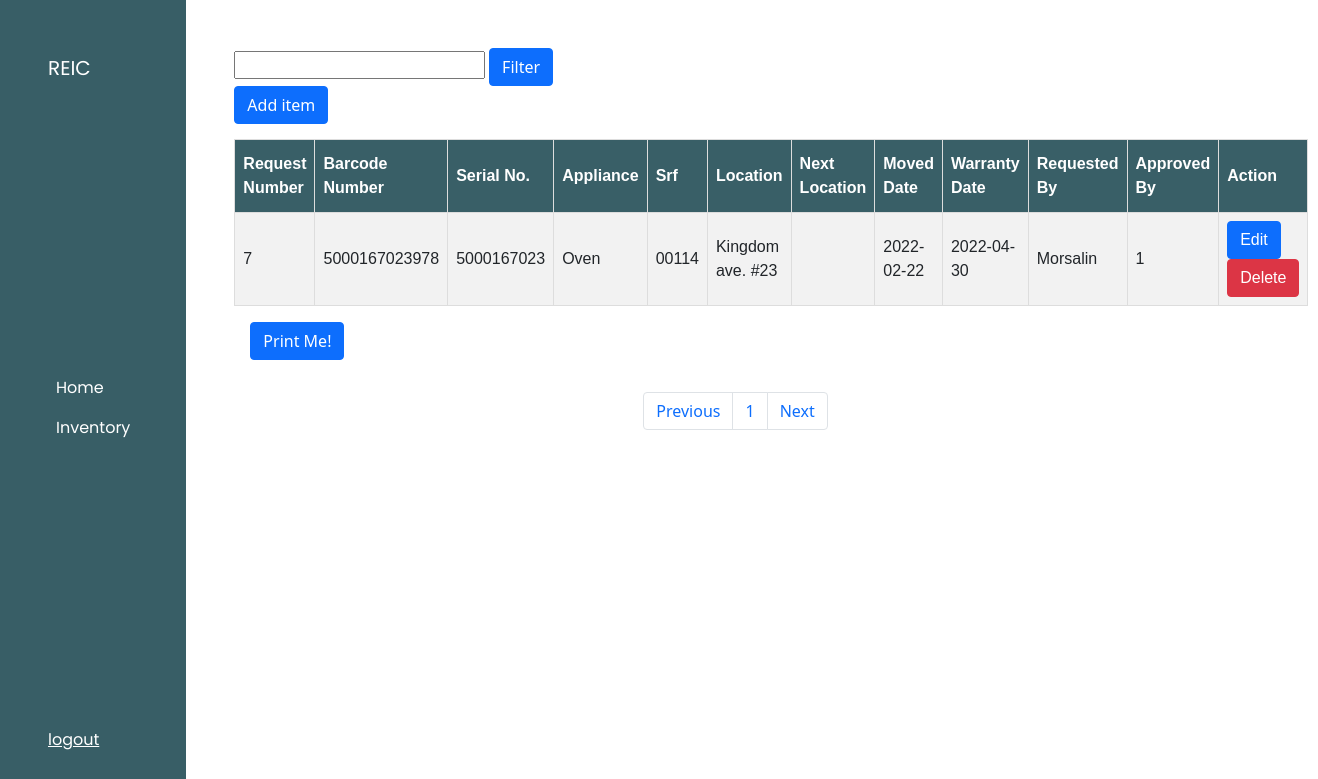
The page /user/request.php (signed in) on the database its author committed.
### tables this page shows
CREATE TABLE `request` (
  `request_id` int(5) NOT NULL,
  `srf` varchar(255) NOT NULL,
  `location` varchar(255) NOT NULL,
  `next_location` varchar(255) NOT NULL,
  `inventory_id` int(5) NOT NULL,
  `moved_date` varchar(255) NOT NULL,
  `requested_by` varchar(255) NOT NULL
);

CREATE TABLE `inventory` (
  `inventory_id` int(5) NOT NULL,
  `barcode_number` varchar(255) NOT NULL,
  `serial_no` varchar(255) NOT NULL,
  `appliances` varchar(255) NOT NULL,
  `date` date NOT NULL,
  `invoice_no` varchar(255) NOT NULL,
  `warranty_date` date NOT NULL,
  `quantity` int(5) NOT NULL,
  `Status` varchar(255) NOT NULL,
  `user` int(5) NOT NULL
);

### user/request.php (the view, shortened to what this page needs)
<!DOCTYPE html>
<html lang="en">
<head>
    <link rel="stylesheet" href="https://cdn.jsdelivr.net/npm/bootstrap@5.1.3/dist/css/bootstrap.min.css">
    <link rel="stylesheet" href="../css/user_styles/user_style.css">
</head>
<body>
<div class="d-flex flex-row dashboard">
    <nav class="navbar navbar-expand-lg p-5 flex-column align-items-start menu">
            <a class="navbar-brand text-white" href="#">REIC</a>
            <div class="collapse navbar-collapse" id="collapsibleNavbar">
             <ul class="navbar-nav flex-column">
                    <li class="nav-item active">
                        <a href="user.php" class="nav-link text-white">Home</a>
                    </li>
                    <li class="nav-item active">
                        <a href="restocking.php" class="nav-link text-white">Inventory</a>
                    </li>
                </ul>
            </div>
            <a href="../index.php" class="logout text-white">logout</a>
    </nav>
    <div class="p-5 col-10">
        <div>
            <form action="request.php" method="post">
                <input type="text" class="w-25" name="barcode-scan">
                <button type="submit" class="btn btn-primary" name="btn-filter">
                            Filter
                </button>
            </form>
        </div>
        <div class="column-header-2">
            <button type="button" class="btn btn-primary" data-toggle="modal" data-target="#exampleModalCenter">
                Add item
            </button>
                                    <?php
                                    include("../db/dbconn.php");
                                    $sql = "SELECT inventory_id, barcode_number, appliances FROM inventory WHERE Status = 'Available' ORDER BY date";
                                    $result = mysqli_query($dbconn, $sql);
                                    $number_of_results = mysqli_num_rows($result);
                                ?>
        </div>
        <div id="printableArea">
            <table id="customers">
                <tr>
                <th>Request Number</th>
                <th>Barcode Number</th>
                <th>Serial No.</th>
                <th>Appliance</th>
                <th>Srf</th>
                <th>Location</th>
                <th>Next Location</th>
                <th>Moved Date</th>
                <th>Warranty Date</th>
                <th>Requested By</th>
                <th>Approved By</th>
                <th>Action</th>
                </tr>
                <?php
                include("../db/dbconn.php");
                $results_per_page = 15;
                $number_of_pages = ceil($number_of_results/$results_per_page);
                if(!isset($_GET['page'])){
                    $page = 1;
                }else{
                    $page = $_GET['page'];
                }
                $this_page_first_result = ($page-1)*$results_per_page;
                if (isset($_POST['btn-filter'])) {
                    $barcode = $_POST['barcode-scan'];
                    $sql = "SELECT request_id, inventory.barcode_number, inventory.serial_no ,inventory.appliances , srf, location,next_location, moved_date, inventory.barcode_number,
                    inventory.warranty_date ,requested_by, inventory.user FROM request INNER JOIN inventory on request.inventory_id=inventory.inventory_id AND inventory.barcode_number = '$barcode' ORDER BY date";
                            $result = mysqli_query($dbconn, $sql);
                            $number_of_results = mysqli_num_rows($result);
                            while ($row = mysqli_fetch_array($result)) {
                                echo "<tr><td class=row_".$row['request_id'].">".$row['request_id']."</td>
                                <td>".$row['barcode_number']."</td>
                                <td>".$row['serial_no']."</td>
                                <td>".$row['appliances']."</td>
                                <td>".$row['srf']."</td>
                                <td>".$row['location']."</td>
                                <td>".$row['next_location']."</td>
                                <td>".$row['moved_date']."</td>
                                <td>".$row['warranty_date']."</td>
                                <td>".$row['requested_by']."</td>
                                <td>".$row['user']."</td>
                                <td><button class='btn btn-primary btn_edit' data-toggle='modal' data-target='#editmodal' id='editbtn'>Edit</button>
                                <button class='btn btn-danger btn_delete' data-toggle='modal' data-target='#deletemodal'>Delete</button></td></tr>";
                            }
                }else{
                    $sql = "SELECT request_id, inventory.barcode_number, inventory.serial_no ,inventory.appliances , srf, location,next_location, moved_date, inventory.barcode_number,
                    inventory.warranty_date ,requested_by, inventory.user FROM request LEFT JOIN inventory on request.inventory_id=inventory.inventory_id ORDER BY date
                    LIMIT ".$this_page_first_result.",".$results_per_page;
                    $result = mysqli_query($dbconn, $sql);
                    while ($row = mysqli_fetch_array($result)) {
                        echo "<tr><td class=row_".$row['request_id'].">".$row['request_id']."</td>
                        <td>".$row['barcode_number']."</td>
                        <td>".$row['serial_no']."</td>
                        <td>".$row['appliances']."</td>
                        <td>".$row['srf']."</td>
                        <td>".$row['location']."</td>
                        <td>".$row['next_location']."</td>
                        <td>".$row['moved_date']."</td>
                        <td>".$row['warranty_date']."</td>
                        <td>".$row['requested_by']."</td>
                        <td>".$row['user']."</td>
                        <td><button class='btn btn-primary btn_edit' data-toggle='modal' data-target='#editmodal' id='editbtn'>Edit</button>
                        <button class='btn btn-danger btn_delete' data-toggle='modal' data-target='#deletemodal'>Delete</button></td></tr>";
                    }
                }
                $Previous = $page-1;
                $Next = $page+1;
                ?>
            </table>
        </div>
        <div>
            <button class="btn btn-primary m-3 print">Print Me!</button>
        </div>
            <nav aria-label="Page navigation example" class="pagination">
                    <ul class="pagination">
                        <li class="page-item">
                            <a href="request.php?page=<?=$Previous;?>" class="page-link">Previous</a>
                        </li>
                <?php
                    for($page=1; $page<=$number_of_pages; $page++){
                        echo    '<li class="page-item">
                                <a class="page-link" href="request.php?page='.$page.'">'.$page.'</a>
                            </li>';
                    }
                ?>
                        <li class="page-item">
                            <a href="request.php?page=<?=$Next;?>" class="page-link">Next</a>
                        </li>
                    </ul>
            </nav>
    </div>
</div>
</body>
</body>
</html>

### css/user_styles/user_style.css (style rules this page uses)
* { padding: 0; margin: 0; -webkit-box-sizing: border-box; box-sizing: border-box; }
body { background-color: white; }
.dashboard { height: 100vh; }
.menu { font-family: 'Poppins', sans-serif; background-color: #385e66; }
#customers { font-family: Arial, Helvetica, sans-serif; border-collapse: collapse; width: 100%; margin-top: 15px; }
#customers td, #customers th { border: 1px solid #ddd; padding: 8px; }
#customers tr:nth-child(even) { background-color: #f2f2f2; }
#customers th { padding-top: 12px; padding-bottom: 12px; text-align: left; background-color: #395F67; color: white; }
.pagination { padding: .5em; -webkit-box-pack: center; -ms-flex-pack: center; justify-content: center; }

### rows shown on the page
request: request_id "7", inventory.barcode_number "5000167023978", inventory.serial_no "5000167023", inventory.appliances "Oven", srf "00114", location "Kingdom ave. #23", moved_date "2022-02-22", inventory.warranty_date "2022-04-30", requested_by "Morsalin", inventory.user "1"
